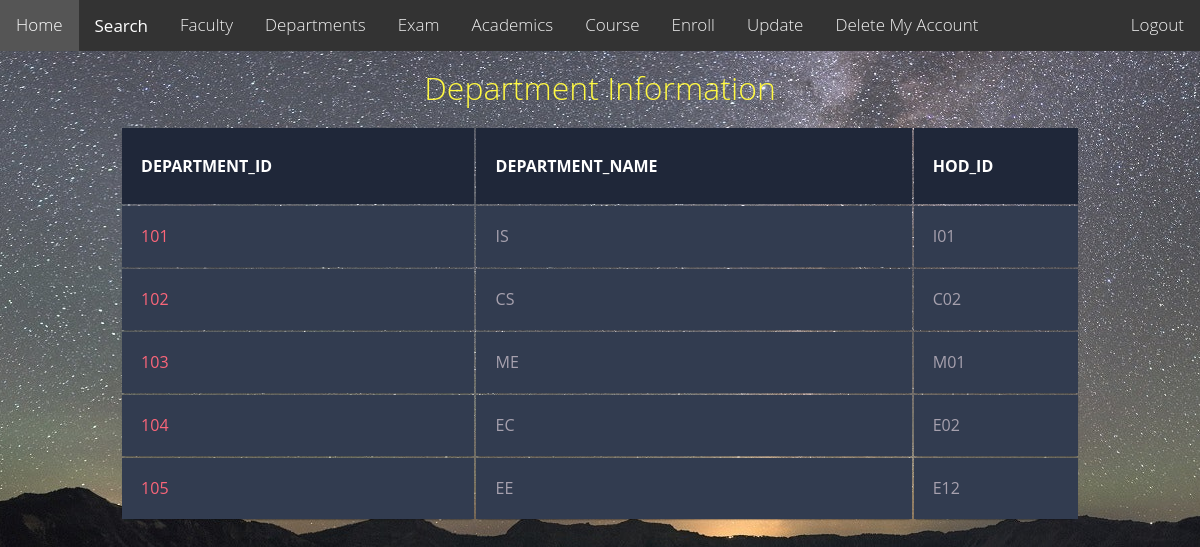
The page /department.php on the database its author committed.
### tables this page shows
CREATE TABLE `department` (
  `d_id` int(10) NOT NULL ,
  `d_name` varchar(25) NOT NULL,
  `hod_id` varchar(10) NOT NULL
);

### department.php (the view, shortened to what this page needs)
<!DOCTYPE html>
<html>
<head>
</head>
<body>
<div class="topnav">
<a href="home.php?uname=$_SESSION['username']">Home</a>
<div class="dropdown">
    <button class="dropbtn">Search
    </button>
  </div>
<a href="faculty.php?uname=$_SESSION['username']">Faculty</a>
<a href="department.php?uname=$_SESSION['username']">Departments</a>
<a href="exam.php?uname=$_SESSION['username']">Exam</a>
<a href="academics.php?uname=$_SESSION['username']">Academics</a>
<a href="course.php?uname=$_SESSION['username']">Course</a>
<a href="course_enroll.php?uname=$_SESSION['username']">Enroll</a>
<a href="updation.php?uname=$_SESSION['username']">Update</a>
<a href="deleteMyAccount.php?uname=$_SESSION['username']">Delete My Account</a>
<div class="topnav-right">
<a href="logout.php">Logout</a>
  </div>
</div>
<h1><span class="yellow">Department Information</span></h1>
<table class="container">
	<thead>
		<tr>
			<th><h1>DEPARTMENT_ID</h1></th>
			<th><h1>DEPARTMENT_NAME</h1></th>
			<th><h1>HOD_ID</h1></th>
                                 </tr>
	</thead>
<?php
$conn=mysqli_connect("localhost","root","roopav@123","project");
$sql="SELECT d_id,d_name,hod_id FROM department";
$result=$conn->query($sql);
if($result->num_rows > 0){
while($row=$result->fetch_assoc()){
	echo "<tbody><tr><td>" .$row["d_id"]. "</td><td>" .$row["d_name"] ."</td><td>" .$row["hod_id"]. "</td></tr>";
}
echo "</tbody>
</table>
</body>
</html>";
}
else{
echo "0 result";
}
?>

### department.php (style rules this page uses)
body { margin: 0; font-family: Arial, Helvetica, sans-serif; font-family: 'Open Sans', sans-serif; font-weight: 300; line-height: 1.42em; color:#A7A1AE; background-image: url('image2.png'); background-repeat: no-repeat; background-attachment: fixed; background-position: center; }
.topnav { overflow: hidden; background-color: #333; }
.topnav a { float: left; color: #f2f2f2; text-align: center; padding: 14px 16px; text-decoration: none; font-size: 17px; }
.topnav-right { float: right; }
.dropdown { float: left; overflow: hidden; }
.dropdown .dropbtn { font-size: 17px; border: none; outline: none; color: white; padding: 14px 16px; background-color: inherit; font-family: inherit; margin: 0; }
h1 { font-size:2em; font-weight: 300; line-height:1em; text-align: center; color: #4DC3FA; }
.yellow { color: #FFF842; }
.container th h1 { font-weight: bold; font-size: 1em; text-align: left; color:white; //color: #185875; }
.container td { font-weight: normal; font-size: 1em; -webkit-box-shadow: 0 2px 2px -2px #0E1119; -moz-box-shadow: 0 2px 2px -2px #0E1119; box-shadow: 0 2px 2px -2px #0E1119; }
.container { text-align: left; overflow: hidden; width: 80%; margin: 0 auto; display: table; padding: 0 0 8em 0; }
.container td, .container th { padding-bottom: 2%; padding-top: 2%; padding-left:2%; }
.container tr:nth-child(odd) { background-color: #323C50; }
.container th { background-color: #1F2739; }
.container td:first-child { color: #FB667A; }

### rows shown on the page
department: d_id "101", d_name "IS", hod "I01"
department: d_id "102", d_name "CS", hod "C02"
department: d_id "103", d_name "ME", hod "M01"
department: d_id "104", d_name "EC", hod "E02"
department: d_id "105", d_name "EE", hod "E12"
